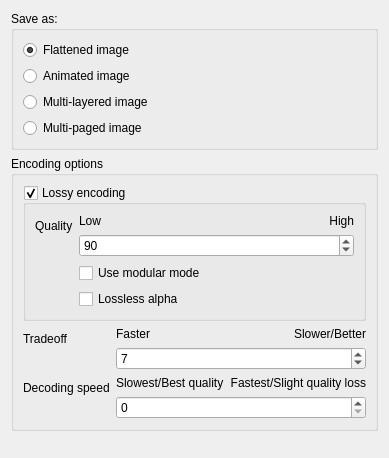
     <widget class="QWidget" name="general">
      <attribute name="title">
       <string>General</string>
      </attribute>
      <layout class="QFormLayout" name="formLayout_10">
       <item row="0" column="0" colspan="2">
        <widget class="QGroupBox" name="groupBox">
         <property name="title">
          <string>Save as:</string>
         </property>
         <layout class="QVBoxLayout" name="verticalLayout_6">
          <item>
           <widget class="QRadioButton" name="flattenLayers">
            <property name="text">
             <string>Flattened image</string>
            </property>
            <property name="checked">
             <bool>true</bool>
            </property>
           </widget>
          </item>
          <item>
           <widget class="QRadioButton" name="haveAnimation">
            <property name="text">
             <string>Animated image</string>
            </property>
           </widget>
          </item>
          <item>
           <widget class="QRadioButton" name="multiLayer">
            <property name="text">
             <string>Multi-layered image</string>
            </property>
           </widget>
          </item>
          <item>
           <widget class="QRadioButton" name="multiPage">
            <property name="text">
             <string>Multi-paged image</string>
            </property>
           </widget>
          </item>
         </layout>
        </widget>
       </item>
       <item row="1" column="0" colspan="2">
        <widget class="QGroupBox" name="groupBox_2">
         <property name="title">
          <string>Encoding options</string>
         </property>
         <layout class="QFormLayout" name="formLayout_8">
          <item row="0" column="0" colspan="2">
           <widget class="QGroupBox" name="lossyEncoding">
            <property name="enabled">
             <bool>true</bool>
            </property>
            <property name="toolTip">
             <string>If this is not enabled, the image will be saved losslessly.</string>
            </property>
            <property name="title">
             <string>Lossy encoding</string>
            </property>
            <property name="checkable">
             <bool>true</bool>
            </property>
            <layout class="QFormLayout" name="formLayout_6">
             <item row="0" column="0">
              <widget class="QLabel" name="lblQuality">
               <property name="text">
                <string>Quality</string>
               </property>
              </widget>
             </item>
             <item row="0" column="1">
              <layout class="QGridLayout" name="gridLayout_qual">
               <item row="0" column="1">
                <widget class="QLabel" name="lblHighQual">
                 <property name="text">
                  <string>High</string>
                 </property>
                 <property name="alignment">
                  <set>Qt::AlignRight|Qt::AlignTrailing|Qt::AlignVCenter</set>
                 </property>
                </widget>
               </item>
               <item row="1" column="0" colspan="2">
                <widget class="KisSliderSpinBox" name="lossyQuality">
                 <property name="enabled">
                  <bool>true</bool>
                 </property>
                 <property name="toolTip">
                  <string>Set the lossy quality of JPEG-XL export.
Default: 90 (visually lossless).</string>
                 </property>
                 <property name="minimum">
                  <number>0</number>
                 </property>
                 <property name="maximum">
                  <number>100</number>
                 </property>
                 <property name="value">
                  <number>90</number>
                 </property>
                </widget>
               </item>
               <item row="0" column="0">
                <widget class="QLabel" name="lblLowQual">
                 <property name="text">
                  <string>Low</string>
                 </property>
                </widget>
               </item>
              </layout>
             </item>
             <item row="1" column="1">
              <widget class="QCheckBox" name="forceModular">
               <property name="toolTip">
                <string>Use modular encoding instead of default VarDCT for lossy compression
(e.g. for non-photographic images).
Default: disabled.</string>
               </property>
               <property name="text">
                <string>Use modular mode</string>
               </property>
              </widget>
             </item>
             <item row="2" column="1">
              <widget class="QCheckBox" name="losslessAlpha">
               <property name="toolTip">
                <string>&lt;html&gt;&lt;head/&gt;&lt;body&gt;&lt;p&gt;If enabled, this will set alpha channel (transparency) to lossless. Useful to reduce transparency artifact on lossy export.&lt;/p&gt;&lt;/body&gt;&lt;/html&gt;</string>
               </property>
               <property name="text">
                <string>Lossless alpha</string>
               </property>
              </widget>
             </item>
            </layout>
           </widget>
          </item>
          <item row="1" column="0">
           <widget class="QLabel" name="lblTradeoff">
            <property name="text">
             <string>Tradeoff</string>
            </property>
           </widget>
          </item>
          <item row="1" column="1">
           <layout class="QGridLayout" name="gridLayout_3">
            <item row="0" column="0">
             <widget class="QLabel" name="lblFaster">
              <property name="text">
               <string>Faster</string>
              </property>
             </widget>
            </item>
            <item row="0" column="1">
             <widget class="QLabel" name="lblSlowerBetter">
              <property name="text">
               <string>Slower/Better</string>
              </property>
              <property name="alignment">
               <set>Qt::AlignRight|Qt::AlignTrailing|Qt::AlignVCenter</set>
              </property>
             </widget>
            </item>
            <item row="1" column="0" colspan="2">
             <widget class="KisSliderSpinBox" name="effort">
              <property name="toolTip">
               <string>Sets encoder effort/speed level without affecting decoding speed.
Valid values are, from faster to slower speed: 1:lightning 2:thunder 3:falcon 4:cheetah 5:hare 6:wombat 7:squirrel 8:kitten 9:tortoise.
Default: squirrel (7).</string>
              </property>
              <property name="minimum">
               <number>1</number>
              </property>
              <property name="maximum">
               <number>9</number>
              </property>
              <property name="value">
               <number>7</number>
              </property>
             </widget>
            </item>
           </layout>
          </item>
          <item row="2" column="0">
           <widget class="QLabel" name="label_2">
            <property name="text">
             <string>Decoding speed</string>
            </property>
           </widget>
          </item>
          <item row="2" column="1">
           <layout class="QGridLayout" name="gridLayout_4">
            <item row="0" column="0">
             <widget class="QLabel" name="lblSlowest">
              <property name="text">
               <string>Slowest/Best quality</string>
              </property>
             </widget>
            </item>
            <item row="0" column="1">
             <widget class="QLabel" name="lblSlowerBetter2">
              <property name="text">
               <string>Fastest/Slight quality loss</string>
              </property>
              <property name="alignment">
               <set>Qt::AlignRight|Qt::AlignTrailing|Qt::AlignVCenter</set>
              </property>
             </widget>
            </item>
            <item row="1" column="0" colspan="2">
             <widget class="KisSliderSpinBox" name="decodingSpeed">
              <property name="toolTip">
               <string>Sets the decoding speed tier for the provided options.
Minimum is 0 (slowest to decode, best quality/density), and maximum is 4 (fastest to decode, at the cost of some quality/density).
Default is 0.</string>
              </property>
              <property name="maximum">
               <number>4</number>
              </property>
              <property name="value">
               <number>0</number>
              </property>
             </widget>
            </item>
           </layout>
          </item>
         </layout>
        </widget>
       </item>
       <item row="3" column="0">
        <spacer name="verticalSpacer">
         <property name="orientation">
          <enum>Qt::Vertical</enum>
         </property>
         <property name="sizeHint" stdset="0">
          <size>
           <width>17</width>
           <height>10</height>
          </size>
         </property>
        </spacer>
       </item>
      </layout>
     </widget>
